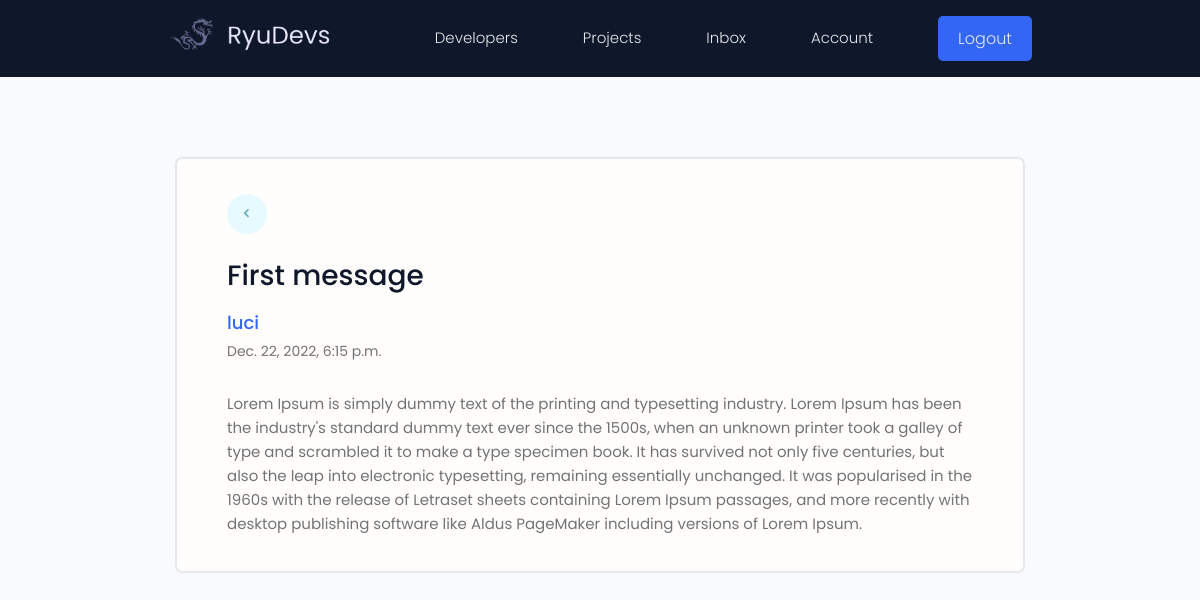
/message/cfc4a8b2-34de-4dec-a011-a26a49ef8d9f/ (signed in), run on the app's committed database.
### users/models.py (models this page shows, shortened)
class Message(models.Model):
    sender = models.ForeignKey(Profile, on_delete=models.SET_NULL, null=True, blank=True)
    recipient = models.ForeignKey(Profile, on_delete=models.SET_NULL, null=True, blank=True, related_name='messages')
    name = models.CharField(max_length=200, null=True, blank=True)
    email = models.EmailField(max_length=200, null=True, blank=True)
    subject = models.CharField(max_length=200, null=True, blank=True)
    body = models.TextField()
    is_read = models.BooleanField(default=False, null=True)
    created = models.DateTimeField(auto_now_add=True)
    id = models.UUIDField(default=uuid.uuid4, unique=True, primary_key=True, editable=False)
    class Meta:
        ordering = ['is_read', '-created']

### users/views.py (the view)
# urls.py: path('message/<str:pk>/', views.viewMessage, name='message'),
@login_required(login_url='login')
def viewMessage(request, pk):
    profile = request.user.profile
    message = profile.messages.get(id=pk)
    if message.is_read == False:
        message.is_read = True
        message.save()
    context = {
       'message': message
    }
    return render(request, 'users/message.html', context)

### users/templates/users/message.html
{% extends 'main.html' %}
{% block content %}
<main class="messagePage my-xl">
  <div class="content-box">
    <div class="message">
      <a class="backButton" href="{% url 'inbox' %}"><i class='bx bx-chevron-left'></i></a>
      <h4 class="message__subject">{{message.subject}}</h4>
        {% if message.sender %}
        <a href="{% url 'user-profile' message.sender.id %}" class="message__author">{{message.name}}</a>
        {% else %}
        <p class="message__author">{{message.name}}</p>
        {% endif %}
        <p class="message__date">{{message.created}}</p>
        <div class="message__body">{{message.body|linebreaksbr}}</div>
    </div>
  </div>
</main>
{% endblock content %}

### static/styles/app.css (style rules this page uses)
:root { --color-sub: #0f172a; }
.content-box { width: 95%; max-width: 85rem; margin: 0 auto; }
.message { padding: 2.5rem 0; }
.message > a { display: flex; gap: 1rem; }
.message__author, .message__date { flex-basis: 25%; }
.message__subject { flex-basis: 50%; }
.message__date { text-align: right; }
.messagePage .message { list-style: none; background: var(--color-white); padding: 3.5rem 5rem; border: 2px solid var(--color-light); border-radius: 0.7rem; }
.messagePage .message__subject { font-size: 2.8rem; color: var(--color-sub); margin-bottom: 1rem; margin-top: 2rem; }
.messagePage .message__author { font-size: 1.8rem; font-weight: 500; }
.messagePage .message__date { font-size: 1.4rem; font-weight: 400; text-align: left; margin-bottom: 3rem; }
.backButton { background: var(--color-main-light); color: var(--color-main); width: 4rem; height: 4rem; display: flex; align-items: center; justify-content: center; border-radius: 50%; }
.backButton i { font-size: 1.8rem; }

### static/uikit/styles/modules/_variables.css (style rules this page uses)
:root { --color-main: #5aa5b9; --color-main-light: #e6faff; --color-sub: #0f172a; --color-sub-light: #51546e; --color-btn: #3466f6; --color-sub-lighter: #ededfd; --color-text: #737373; --color-gray: #8b8b8b; --color-light: #e5e7eb; --color-light-gray: #767676; --color-bg: #f8fafd; --color-white: #fffefd; --color-white-light: #f3f3f3; --color-success: #359e64; --color-success-bg: #def8e8; --color-error: #fc4b0b; --color-error-bg: #fff2ee; --font-base: 'Poppins', arial, helvetica, 'Segoe UI', roboto, ubuntu, sans-serif; --font-monospace: 'Fira Code', 'Courier New', courier, monospace; --font-regular: 300; --font-medium: 500; --font-bold: 700; --generic-shadow: 1px 1px 5px #00000010; --generic-transition: all 0.3s ease-in-out; }

### static/uikit/styles/modules/_base.css (style rules this page uses)
* { margin: 0; padding: 0; box-sizing: border-box; text-rendering: optimizeLegibility; color: inherit; font-size: inherit; }
html { font-size: 50%; }
@media only screen and (min-width: 480px) { html { font-size: 56.25%; } }
@media only screen and (min-width: 1200px) { html { font-size: 62.5%; } }
body { line-height: 1.6; font-weight: 400; font-size: 1.5rem; color: var(--color-text); background-color: var(--color-bg); min-height: 100vh; }

### static/uikit/styles/modules/_typography.css (style rules this page uses)
* { font-family: var(--font-base); }
h4 { font-size: 2.8rem; font-weight: var(--font-medium); }
p, span, strong { font-size: 1.6rem; color: var(--color-text); font-weight: var(--font-regular); }
a { padding-bottom: 2px; text-decoration: none; display: inline-block; color: var(--color-btn); font-weight: var(--font-medium); }

### static/uikit/styles/modules/_utilities.css (style rules this page uses)
.my-xl { margin: 8rem auto; }

### data on the page
Message: subject "First message", name "luci", created "Dec. 22, 2022, 6:15 p.m.", body "Lorem Ipsum is simply dummy text of the printing and typesetting industry. Lorem Ipsum has been the industry's standard dummy text ever since the 1500s, when an unknown printer took a galley of type and scrambled it to make a type specimen book. It has survived not only five centuries, but also the leap into electronic typesetting, remaining essentially unchanged. It was popularised in the 1960s with the release of Letraset sheets containing Lorem Ipsum passages, and more recently with desktop publishing software like Aldus PageMaker including versions of Lorem Ipsum."
